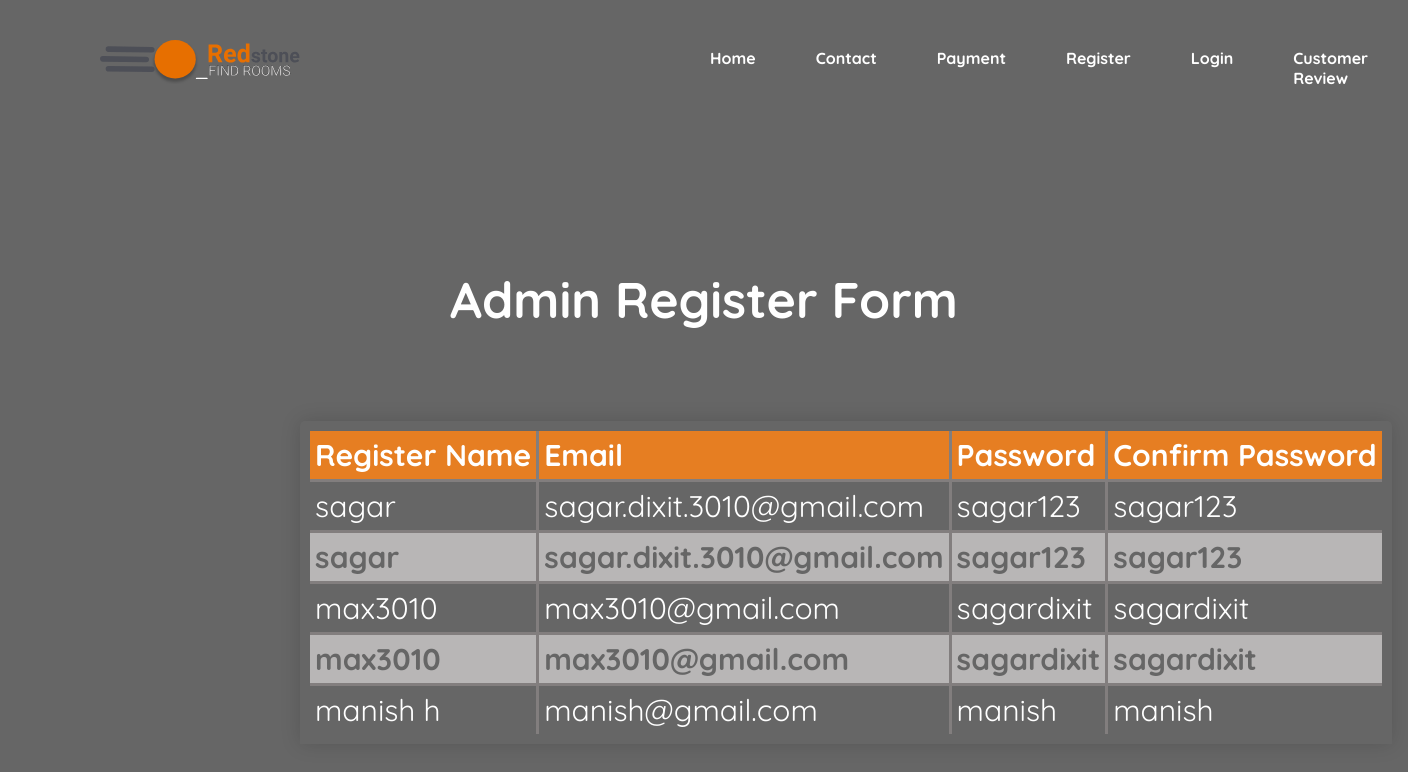
The page /rp/admin/register.php on the database its author committed.
### tables this page shows
CREATE TABLE `register` (
  `userid` int(11) NOT NULL,
  `username` varchar(30) NOT NULL,
  `email` varchar(30) NOT NULL,
  `pass1` varchar(30) NOT NULL,
  `pass2` varchar(30) NOT NULL
);

### rp/admin/register.php (the view, shortened to what this page needs)
<!DOCTYPE html>
<html lang="en">
<head>
    <link rel='stylesheet' href='admin.css'/>
</head>
<body>
		<nav>
		<img src="log.svg" alt="Redstone" style="width: 200px; margin:40px 0px 0px 100px;"class="logo">
		<ul>
			<li><a href='../index.php'>Home</a></li>
			<li><a href='contact.php'>Contact</a></li>
			<li><a href='payment.php'>Payment</a></li>
			<li><a href='register.php'>Register</a></li>
			<li><a href='login.php'>Login</a></li>
			<li><a href='customer_review.php'>Customer Review</a></li>
		</ul>
	</nav>
	<h1 style='text-align:center;margin-top:150px; font-size:50px; color:white;'>Admin Register Form</h1>
	<div class="container">
	<table  class='content-table' style='margin-left:300px; margin-top:90px; font-size:30px;border:10px solid white;color:white;'>
		<thead class="thead-dark">
			<tr>
				<td>Register Name</td>
				<td>Email</td>
				<td>Password</td>
				<td>Confirm Password</td>
			</tr>
		</thead>
		<tbody>
			<?php
			$connection = mysqli_connect('localhost','root','','redstonepro');
			$query='SELECT * FROM  register';
			$qryobj = mysqli_query($connection,$query);
			while($row=mysqli_fetch_assoc($qryobj))
			{
			echo '<tr>';
			echo '<td>'.$row['username'].'</td>';
			echo '<td>'.$row['email'].'</td>';
			echo '<td>'.$row['pass1'].'</td>';
			echo '<td>'.$row['pass2'].'</td>';
			echo '</tr>';
		    }
			?>
		</tbody>
	</table>
	</div>
</body>
</html>

### rp/admin/admin.css (style rules this page uses)
body { margin:0; padding:0; font-family: 'Quicksand','san-serif'; background-image:linear-gradient(rgba(0,0,0,0.6),rgba(0,0,0,0.6)),url(contact2.jpg); background-size:cover; }
table, th, td { border: 3px solid #827e7e; padding:5px; }
.content-table { border-collapse: collapse; margin:25px 0; font-size:0.9em; min-width: 600px; border-radius:5px 5px 0 0 ; overflow:hidden; box-shadow: 0 0 20px rgba(0,0,0,0.15); }
.content-table thead tr { background-color:#e67e22; color:#fff; text-align:left; font-weight:bold; }
.content-table tbody tr { border-bottom:1px solid #dddddd; }
.content-table tbody tr:nth-of-type(even) { background-color:#b8b6b6; color:#666666; font-weight: bold; }

### rp/admin/register.php (style rules this page uses)
nav ul { margin-left:40em; margin-top:-70px; font-weight:bold; display: flex; text-decoration: none; }
nav ul li { padding:30px; color:white; list-style: none; }
nav ul li a { text-decoration: none; color:white; }

### rows shown on the page
register: username "sagar", email "sagar.dixit.3010@gmail.com", pass1 "sagar123", pass2 "sagar123"
register: username "sagar", email "sagar.dixit.3010@gmail.com", pass1 "sagar123", pass2 "sagar123"
register: username "max3010", email "max3010@gmail.com", pass1 "sagardixit", pass2 "sagardixit"
register: username "max3010", email "max3010@gmail.com", pass1 "sagardixit", pass2 "sagardixit"
register: username "manish h", email "manish@gmail.com", pass1 "manish", pass2 "manish"
